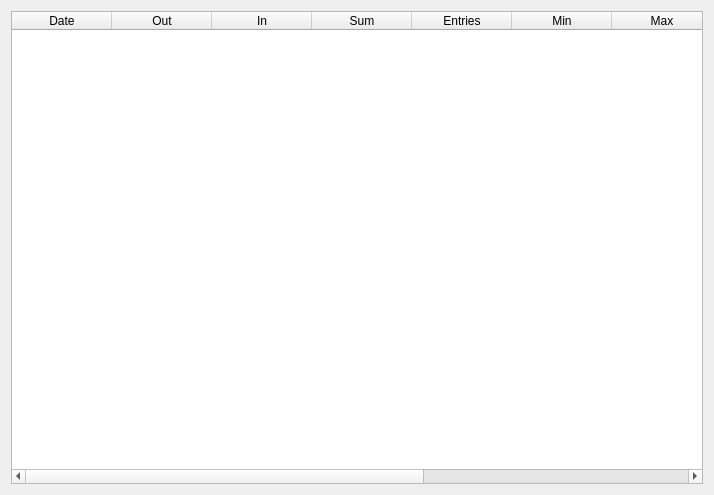
<?xml version="1.0" encoding="UTF-8"?>
<ui version="4.0">
 <class>PeriodsTable</class>
 <widget class="QWidget" name="PeriodsTable">
  <property name="geometry">
   <rect>
    <x>0</x>
    <y>0</y>
    <width>714</width>
    <height>495</height>
   </rect>
  </property>
  <property name="windowTitle">
   <string>Form</string>
  </property>
  <layout class="QVBoxLayout" name="verticalLayout">
   <item>
    <widget class="QTableWidget" name="qtw_periods">
     <column>
      <property name="text">
       <string>Date</string>
      </property>
     </column>
     <column>
      <property name="text">
       <string>Out</string>
      </property>
     </column>
     <column>
      <property name="text">
       <string>In</string>
      </property>
     </column>
     <column>
      <property name="text">
       <string>Sum</string>
      </property>
     </column>
     <column>
      <property name="text">
       <string>Entries</string>
      </property>
     </column>
     <column>
      <property name="text">
       <string>Min</string>
      </property>
     </column>
     <column>
      <property name="text">
       <string>Max</string>
      </property>
     </column>
     <column>
      <property name="text">
       <string>Median</string>
      </property>
     </column>
     <column>
      <property name="text">
       <string>Avg</string>
      </property>
     </column>
     <column>
      <property name="text">
       <string>Std</string>
      </property>
     </column>
    </widget>
   </item>
  </layout>
 </widget>
 <resources/>
 <connections/>
</ui>
